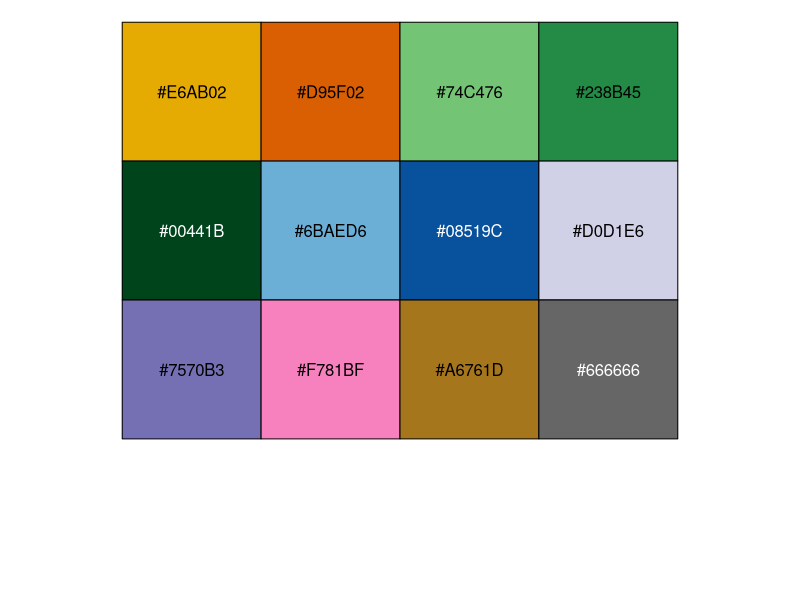

Write R code to recreate this figure. (Note: this script raises an error after producing the figure.)
# # Analysis to understand if there is any spatial autocorrelation in the data # #
# # In other words, is flowering time and duration associated with position in the CG? 
# #     Are earlier flowering plants located in a certain section while later flowering plants 
# #     in a different location?
# # I think the best way to do this is to run a separate model for each year and assess if any years have SAC...

library(dplyr)
library(ggplot2)
library(ape)
data("phen_dataset")
# General graphics parameters
theme_set(theme_bw())
my_cols <-c("#E6AB02", "#D95F02", "#74C476","#238B45", "#00441B", 
            "#6BAED6", "#08519C", "#D0D1E6", "#7570B3", "#F781BF",
            "#A6761D","#666666")
scales::show_col(my_cols) # To see colors 

# will use Moran's I from ape package - calculates using Euclidean distances

# example with one year (2014)
p14 <- phen_19967 %>%
  filter(year == 2014) %>%
  select(cgPlaId, row, pos) %>%
  column_to_rownames("cgPlaId")
phen14 <- phen_19967 %>%
  filter(year == 2014)
cgdists <- as.matrix(dist(as.matrix(p14))) # euclidean distance matrix 
cgdist_inv <- 1/cgdists # take the inverse
diag(cgdist_inv) <- 0
m2 <- ape::Moran.I(phen14$startNum, cgdist_inv, alternative = 'greater')
print(m2)

# Now going to run the same thing on all years using a loop
years <- phen_19967 %>% select(year) %>% distinct() %>% unlist() %>% unname() %>% as.character(.)
output <- list()
for(i in years){
  p <- phen_19967 %>%
    filter(year == i) %>%
    select(cgPlaId, row, pos) %>%
    tibble::column_to_rownames("cgPlaId")
  pp <- phen_19967 %>%
    filter(year == i)
  cgdists <- as.matrix(dist(as.matrix(p))) # euclidean distance matrix 
  cgdist_inv <- 1/cgdists # take the inverse
  diag(cgdist_inv) <- 0
  output[[i]] <-  ape::Moran.I(pp$startNum, cgdist_inv, alternative = 'greater')
}

# extracting output from the list and calculating each years z-score
moran_output <- output %>%
  purrr::transpose() %>%
  as_tibble() %>%
  tidyr::unnest(cols = c(observed, expected, sd, p.value)) %>%
  tibble::add_column(years, .before = TRUE) %>%
  mutate(z_score = (observed-expected)/sd,
         sig     = if_else(p.value < 0.05, "yes", "no"))
# result there is Spatial autocorrelation in some, but not all, years. (roughly half)

# graph of z-scores
moran_z <- moran_output %>%
  ggplot(aes(years, z_score))+
  geom_point(aes(color = sig), size = 4)+
  geom_hline(yintercept = 0, lty = 2)+
  labs(y = "Z-score", x = NULL,
       color = "Significant at 0.05?")+
  theme_bw()+
  scale_colour_manual(values = c(my_cols[12], my_cols[10]))+
  theme(legend.position = "bottom",
        legend.background = element_rect(color = "black"),
        axis.title.y = element_text(size = rel(1.3)),
        axis.text    = element_text(size = rel(1.25)),
        legend.text  = element_text(size = rel(1.25)),
        legend.title = element_text(size = rel(1.3)))
moran_z
#ggsave("moran_z-scores.png", plot = moran_z)

# ----- doing the same thing for flowering duration ----- # 

# example with one year (2014)
m3 <- ape::Moran.I(phen14$dur, cgdist_inv, alternative = 'greater')
print(m3)

# Now going to run the same thing on all years using a loop
output2 <- list()
for(i in years){
  p <- phen_19967 %>%
    filter(year == i) %>%
    select(cgPlaId, row, pos) %>%
    column_to_rownames("cgPlaId")
  pp <- phen_19967 %>%
    filter(year == i)
  cgdists <- as.matrix(dist(as.matrix(p))) # euclidean distance matrix 
  cgdist_inv <- 1/cgdists # take the inverse
  diag(cgdist_inv) <- 0
  output2[[i]] <-  ape::Moran.I(pp$dur, cgdist_inv, alternative = 'greater')
}

# extracting output from the list and calculating each years z-score
moran_output2 <- output2 %>%
  transpose() %>%
  as_tibble() %>%
  unnest(cols = c(observed, expected, sd, p.value)) %>%
  add_column(years, .before = TRUE) %>%
  mutate(z_score = (observed-expected)/sd,
         sig     = if_else(p.value < 0.05, "yes", "no"))
# result: 


# ----- old method of nesting dataframe ------
# isn't reliable!

# nested data.frame to calculate all the Moran's
nest_phen <- phen_19967 %>%
  remove_rownames()%>%
  dplyr::select(year, cgPlaId, row, pos, startNum) %>%
  nest(data = c(cgPlaId, startNum, row, pos)) %>%
  mutate(startNums = purrr::map(data, ~ select(., startNum) %>% 
                                  unlist(.) %>% unname(.))) %>%
  mutate(data = purrr::map(data, ~ select(., -startNum) %>% column_to_rownames(., var = "cgPlaId")
                           %>% as.matrix(.))) %>%
  mutate(dists = purrr::map(data, ~ as.matrix(1/dist(.)))) %>%
  mutate(morans = purrr::map2(startNums, dists,
                              ~ Moran.I(.x, .y)))

nest_phen$morans[[10]] 
print(m2) ### YAY they look the same!

# extracting all the Moran info 
nest_phen$morans

# some of these are significant and some of them are not....now what...?



